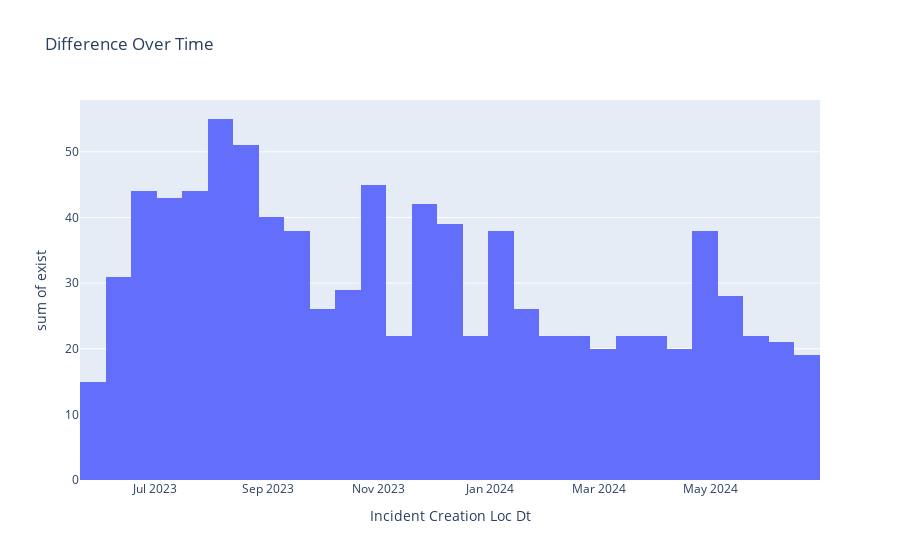

This figure's notebook cell:
### Code cell
fig = px.histogram(df_filtered_AZ, x = 'Incident Creation Loc Dt', y = 'exist', title = 'Difference Over Time')
fig.show()

### Figure 1 — Plotly figure (JSON) as saved in the notebook; plotly's stock layout.template omitted (floating-point values rounded to 4 significant figures; data arrays with more than 128 entries replaced by an {"elided": "..."} marker saying what was removed)
{"data": [{"alignmentgroup": "True", "bingroup": "x", "histfunc": "sum", "hovertemplate": "Incident Creation Loc Dt=%{x}<br>sum of exist=%{y}<extra></extra>", "legendgroup": "", "marker": {"color": "#636efa", "pattern": {"shape": ""}}, "name": "", "offsetgroup": "", "orientation": "v", "showlegend": false, "type": "histogram", "x": {"elided": "906 str values"}, "xaxis": "x", "y": {"elided": "906 int values"}, "yaxis": "y"}], "layout": {"barmode": "relative", "legend": {"tracegroupgap": 0}, "title": {"text": "Difference Over Time"}, "xaxis": {"anchor": "y", "domain": [0, 1], "title": {"text": "Incident Creation Loc Dt"}}, "yaxis": {"anchor": "x", "domain": [0, 1], "title": {"text": "sum of exist"}}}}
